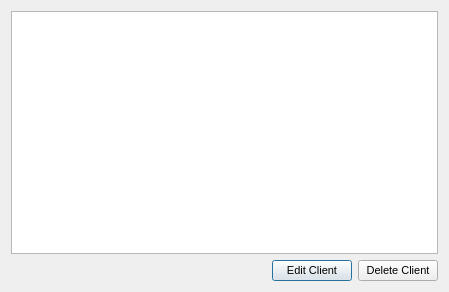
<?xml version="1.0" encoding="UTF-8"?>
<ui version="4.0">
 <class>SearchClient</class>
 <widget class="QDialog" name="SearchClient">
  <property name="enabled">
   <bool>true</bool>
  </property>
  <property name="geometry">
   <rect>
    <x>0</x>
    <y>0</y>
    <width>449</width>
    <height>292</height>
   </rect>
  </property>
  <property name="font">
   <font>
    <pointsize>8</pointsize>
   </font>
  </property>
  <property name="mouseTracking">
   <bool>true</bool>
  </property>
  <property name="tabletTracking">
   <bool>true</bool>
  </property>
  <property name="windowTitle">
   <string>Search Results</string>
  </property>
  <property name="autoFillBackground">
   <bool>true</bool>
  </property>
  <property name="locale">
   <locale language="English" country="UnitedStates"/>
  </property>
  <layout class="QGridLayout" name="gridLayout_2">
   <item row="1" column="1">
    <layout class="QGridLayout" name="gridLayout_3">
     <item row="0" column="1">
      <widget class="QPushButton" name="editclient_btn">
       <property name="text">
        <string>Edit Client</string>
       </property>
      </widget>
     </item>
     <item row="0" column="2">
      <widget class="QPushButton" name="deleteclient_btn">
       <property name="text">
        <string>Delete Client</string>
       </property>
      </widget>
     </item>
     <item row="0" column="0">
      <spacer name="horizontalSpacer">
       <property name="orientation">
        <enum>Qt::Horizontal</enum>
       </property>
       <property name="sizeHint" stdset="0">
        <size>
         <width>40</width>
         <height>20</height>
        </size>
       </property>
      </spacer>
     </item>
    </layout>
   </item>
   <item row="0" column="1">
    <widget class="QTableView" name="tableView"/>
   </item>
  </layout>
 </widget>
 <resources/>
 <connections/>
</ui>
